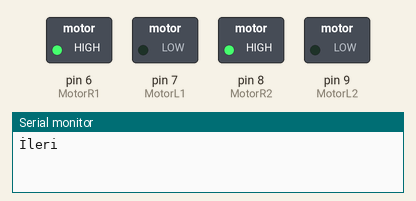
The sketch below on a simulated Arduino Uno, built with avr-gcc and run on an emulated ATmega328P. Shown: switched loads named in the sketch (green lamp = pin HIGH), the last lines printed to the serial monitor.

Above: at 1.0 s.
At 3.0 s:
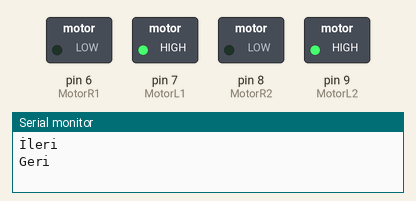
At 5.0 s:
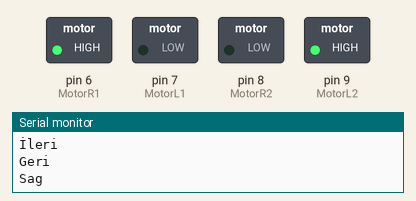
At 7.0 s:
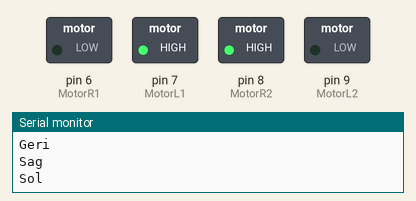
Timing chart, 0 to 10.4 s (numbered marks = the images above):
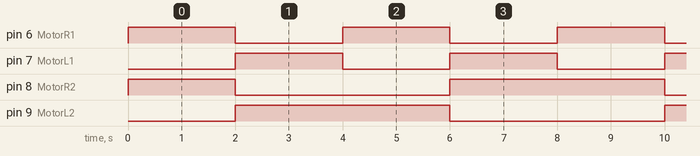

Measured:
- by itself, pin 6 (MotorR1), pin 7 (MotorL1): alternates HIGH for 2.0 s and LOW for 2.0 s
- by itself, pin 8 (MotorR2): repeats every 8.0 s: LOW 4.0 s, HIGH 4.0 s
- by itself, pin 9 (MotorL2): alternates HIGH for 4.0 s and LOW for 4.0 s

The sketch:

sumo_motor_test.ino
```cpp
#define MotorR1 6
#define MotorL1 7
#define MotorR2 8
#define MotorL2 9

void setup() {
  pinMode(MotorR1, OUTPUT);
  pinMode(MotorR2, OUTPUT);
  pinMode(MotorL1, OUTPUT);
  pinMode(MotorL2, OUTPUT);

  Serial.begin(9600);
}

void loop() {
  ileri();
  delay(2000);
  geri();
  delay(2000);
  sag();
  delay(2000);
  sol();
  delay(2000);

}

void ileri() {
  Serial.println("İleri");
  digitalWrite(MotorR1, HIGH);
  digitalWrite(MotorR2, HIGH);

  digitalWrite(MotorL1, LOW);
  digitalWrite(MotorL2, LOW);

}

void geri() {
  Serial.println("Geri");
  digitalWrite(MotorR1, LOW);
  digitalWrite(MotorR2, LOW);

  digitalWrite(MotorL1, HIGH);
  digitalWrite(MotorL2, HIGH);

}

void sag() {
  Serial.println("Sag");
  digitalWrite(MotorR1, HIGH);
  digitalWrite(MotorR2, LOW);

  digitalWrite(MotorL1, LOW);
  digitalWrite(MotorL2, HIGH);

}

void sol() {
  Serial.println("Sol");
  digitalWrite(MotorR1, LOW);
  digitalWrite(MotorR2, HIGH);

  digitalWrite(MotorL1, HIGH);
  digitalWrite(MotorL2, LOW);

}
```
